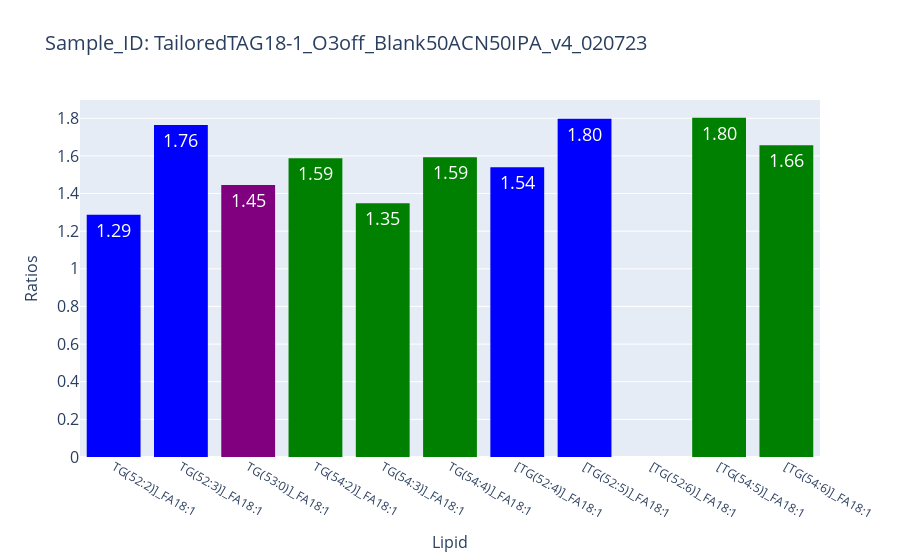
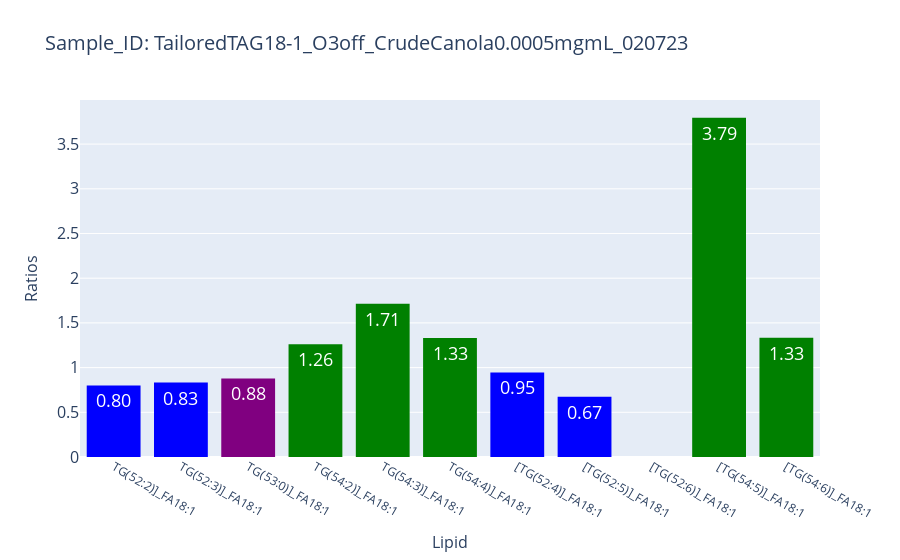
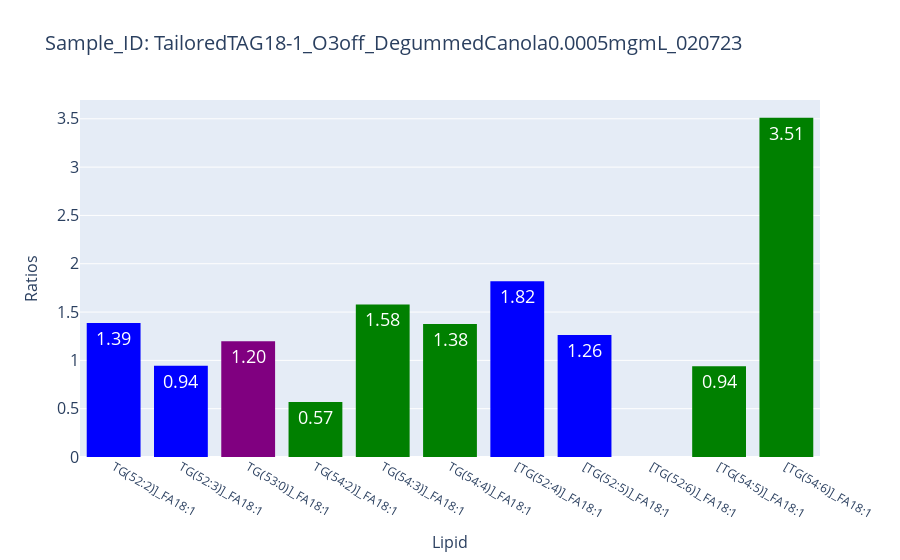
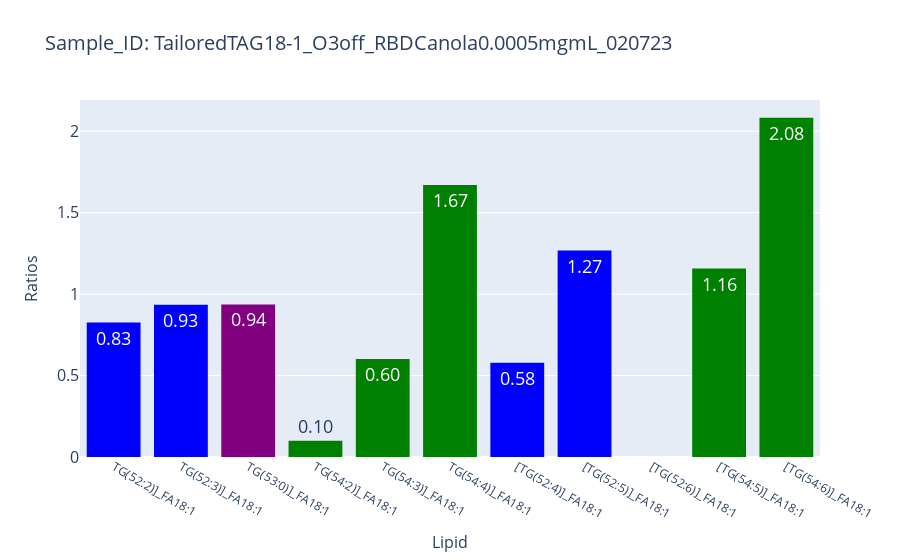

Here is the notebook cell these charts were saved with, in order:
### Markdown cell above
Visualizations

### Code cell
import plotly.express as px
import os

# Create the "Plots" directory if it doesn't exist
os.makedirs("Projects/canola/plots/", exist_ok=True)

#name of the folder to save plots
project_plots = "Projects/canola/plots/"

# Define color mappings for Lipid patterns
color_mapping = {
    '50': 'red',
    '51': 'brown',
    '52': 'blue',
    '53': 'purple',
    '54': 'green',
}

# Get the unique Sample_IDs
sample_ids = df_matched_4d['Sample_ID'].unique()

# Loop over the unique Sample_IDs
for sample_id in sample_ids:
    
    # Filter the dataframe for the current Sample_ID
    df_sample = df_matched_4d[df_matched_4d['Sample_ID'] == sample_id]
    
    # Assign colors to Lipids based on patterns
    lipid_colors = []
    for lipid in df_sample['Lipid']:
        color = 'gray'  # Default color
        for pattern, pattern_color in color_mapping.items():
            if pattern in lipid:
                color = pattern_color
                break
        lipid_colors.append(color)
    
    # Create the bar plot
    fig = px.bar(df_sample, x='Lipid', y='Ratios', text='Ratios', title=f'Bar Plot for Sample_ID: {sample_id}',
                 color_discrete_map=color_mapping)
    
    # Apply colors to the bars
    fig.update_traces(
        marker_color=lipid_colors,
        texttemplate='%{text:.2f}',
        textposition='auto',
        marker_line_width=0
    )
    
    # Customize the layout
    fig.update_layout(
        uniformtext_minsize=18,
        uniformtext_mode='hide',
        xaxis=dict(
            title='Lipid',
            titlefont=dict(size=16)
        ),
        yaxis=dict(
            title='Ratios',
            titlefont=dict(size=16),
            tickfont=dict(size=16)  # Set the font size of y-axis labels
        ),
        legend=dict(
            title='Lipid Patterns',
            tracegroupgap=50,
            itemsizing='constant'
        ),
        title=dict(
            text=f'Sample_ID: {sample_id}',
            font=dict(size=20)  # Set the title font size
        )
    )
    # Save the plot as an image
    file_name = project_plots + f"/plot_{sample_id}.png"

    # Check if the file already exists
    index = 1
    while os.path.exists(file_name):
        file_name = project_plots + f"/plot_{sample_id}_{index}.png"
        index += 1

    fig.write_image(file_name)
    # Show plot
    fig.show()

### Figure 1 — Plotly figure (JSON) as saved in the notebook; plotly's stock layout.template omitted (floating-point values rounded to 4 significant figures)
{"data": [{"alignmentgroup": "True", "hovertemplate": "Lipid=%{x}<br>Ratios=%{text}<extra></extra>", "legendgroup": "", "marker": {"color": ["blue", "blue", "blue", "blue", "blue", "blue", "purple", "purple", "purple", "green", "green", "green", "green", "green", "green", "green", "green", "green", "blue", "blue", "blue", "blue", "blue", "blue", "blue", "blue", "green", "green", "green", "green", "green", "green"], "line": {"width": 0}}, "name": "", "offsetgroup": "", "orientation": "v", "showlegend": false, "text": [1.288, null, null, 1.765, null, null, 1.445, null, null, 1.588, null, null, 1.349, null, null, 1.594, null, null, 1.54, null, null, 1.798, null, null, null, null, 1.802, null, null, 1.657, null, null], "textposition": "auto", "texttemplate": "%{text:.2f}", "type": "bar", "x": ["TG(52:2)]_FA18:1", "TG(52:2)]_FA18:1", "TG(52:2)]_FA18:1", "TG(52:3)]_FA18:1", "TG(52:3)]_FA18:1", "TG(52:3)]_FA18:1", "TG(53:0)]_FA18:1", "TG(53:0)]_FA18:1", "TG(53:0)]_FA18:1", "TG(54:2)]_FA18:1", "TG(54:2)]_FA18:1", "TG(54:2)]_FA18:1", "TG(54:3)]_FA18:1", "TG(54:3)]_FA18:1", "TG(54:3)]_FA18:1", "TG(54:4)]_FA18:1", "TG(54:4)]_FA18:1", "TG(54:4)]_FA18:1", "[TG(52:4)]_FA18:1", "[TG(52:4)]_FA18:1", "[TG(52:4)]_FA18:1", "[TG(52:5)]_FA18:1", "[TG(52:5)]_FA18:1", "[TG(52:5)]_FA18:1", "[TG(52:6)]_FA18:1", "[TG(52:6)]_FA18:1", "[TG(54:5)]_FA18:1", "[TG(54:5)]_FA18:1", "[TG(54:5)]_FA18:1", "[TG(54:6)]_FA18:1", "[TG(54:6)]_FA18:1", "[TG(54:6)]_FA18:1"], "xaxis": "x", "y": [1.288, null, null, 1.765, null, null, 1.445, null, null, 1.588, null, null, 1.349, null, null, 1.594, null, null, 1.54, null, null, 1.798, null, null, null, null, 1.802, null, null, 1.657, null, null], "yaxis": "y"}], "layout": {"barmode": "relative", "legend": {"itemsizing": "constant", "title": {"text": "Lipid Patterns"}, "tracegroupgap": 50}, "title": {"font": {"size": 20}, "text": "Sample_ID: TailoredTAG18-1_O3off_Blank50ACN50IPA_v4_020723"}, "uniformtext": {"minsize": 18, "mode": "hide"}, "xaxis": {"anchor": "y", "domain": [0, 1], "title": {"font": {"size": 16}, "text": "Lipid"}}, "yaxis": {"anchor": "x", "domain": [0, 1], "tickfont": {"size": 16}, "title": {"font": {"size": 16}, "text": "Ratios"}}}}

### Figure 2 — Plotly figure (JSON) as saved in the notebook; plotly's stock layout.template omitted (floating-point values rounded to 4 significant figures)
{"data": [{"alignmentgroup": "True", "hovertemplate": "Lipid=%{x}<br>Ratios=%{text}<extra></extra>", "legendgroup": "", "marker": {"color": ["blue", "blue", "blue", "blue", "blue", "blue", "purple", "purple", "purple", "green", "green", "green", "green", "green", "green", "green", "green", "green", "blue", "blue", "blue", "blue", "blue", "blue", "blue", "blue", "green", "green", "green", "green", "green", "green"], "line": {"width": 0}}, "name": "", "offsetgroup": "", "orientation": "v", "showlegend": false, "text": [0.8011, null, null, 0.8322, null, null, 0.8784, null, null, 1.261, null, null, 1.714, null, null, 1.331, null, null, 0.9454, null, null, 0.6743, null, null, null, null, 3.793, null, null, 1.334, null, null], "textposition": "auto", "texttemplate": "%{text:.2f}", "type": "bar", "x": ["TG(52:2)]_FA18:1", "TG(52:2)]_FA18:1", "TG(52:2)]_FA18:1", "TG(52:3)]_FA18:1", "TG(52:3)]_FA18:1", "TG(52:3)]_FA18:1", "TG(53:0)]_FA18:1", "TG(53:0)]_FA18:1", "TG(53:0)]_FA18:1", "TG(54:2)]_FA18:1", "TG(54:2)]_FA18:1", "TG(54:2)]_FA18:1", "TG(54:3)]_FA18:1", "TG(54:3)]_FA18:1", "TG(54:3)]_FA18:1", "TG(54:4)]_FA18:1", "TG(54:4)]_FA18:1", "TG(54:4)]_FA18:1", "[TG(52:4)]_FA18:1", "[TG(52:4)]_FA18:1", "[TG(52:4)]_FA18:1", "[TG(52:5)]_FA18:1", "[TG(52:5)]_FA18:1", "[TG(52:5)]_FA18:1", "[TG(52:6)]_FA18:1", "[TG(52:6)]_FA18:1", "[TG(54:5)]_FA18:1", "[TG(54:5)]_FA18:1", "[TG(54:5)]_FA18:1", "[TG(54:6)]_FA18:1", "[TG(54:6)]_FA18:1", "[TG(54:6)]_FA18:1"], "xaxis": "x", "y": [0.8011, null, null, 0.8322, null, null, 0.8784, null, null, 1.261, null, null, 1.714, null, null, 1.331, null, null, 0.9454, null, null, 0.6743, null, null, null, null, 3.793, null, null, 1.334, null, null], "yaxis": "y"}], "layout": {"barmode": "relative", "legend": {"itemsizing": "constant", "title": {"text": "Lipid Patterns"}, "tracegroupgap": 50}, "title": {"font": {"size": 20}, "text": "Sample_ID: TailoredTAG18-1_O3off_CrudeCanola0.0005mgmL_020723"}, "uniformtext": {"minsize": 18, "mode": "hide"}, "xaxis": {"anchor": "y", "domain": [0, 1], "title": {"font": {"size": 16}, "text": "Lipid"}}, "yaxis": {"anchor": "x", "domain": [0, 1], "tickfont": {"size": 16}, "title": {"font": {"size": 16}, "text": "Ratios"}}}}

### Figure 3 — Plotly figure (JSON) as saved in the notebook; plotly's stock layout.template omitted (floating-point values rounded to 4 significant figures)
{"data": [{"alignmentgroup": "True", "hovertemplate": "Lipid=%{x}<br>Ratios=%{text}<extra></extra>", "legendgroup": "", "marker": {"color": ["blue", "blue", "blue", "blue", "blue", "blue", "purple", "purple", "purple", "green", "green", "green", "green", "green", "green", "green", "green", "green", "blue", "blue", "blue", "blue", "blue", "blue", "blue", "blue", "green", "green", "green", "green", "green", "green"], "line": {"width": 0}}, "name": "", "offsetgroup": "", "orientation": "v", "showlegend": false, "text": [1.387, null, null, 0.9432, null, null, 1.199, null, null, 0.5679, null, null, 1.579, null, null, 1.376, null, null, 1.819, null, null, 1.263, null, null, null, null, 0.9389, null, null, 3.51, null, null], "textposition": "auto", "texttemplate": "%{text:.2f}", "type": "bar", "x": ["TG(52:2)]_FA18:1", "TG(52:2)]_FA18:1", "TG(52:2)]_FA18:1", "TG(52:3)]_FA18:1", "TG(52:3)]_FA18:1", "TG(52:3)]_FA18:1", "TG(53:0)]_FA18:1", "TG(53:0)]_FA18:1", "TG(53:0)]_FA18:1", "TG(54:2)]_FA18:1", "TG(54:2)]_FA18:1", "TG(54:2)]_FA18:1", "TG(54:3)]_FA18:1", "TG(54:3)]_FA18:1", "TG(54:3)]_FA18:1", "TG(54:4)]_FA18:1", "TG(54:4)]_FA18:1", "TG(54:4)]_FA18:1", "[TG(52:4)]_FA18:1", "[TG(52:4)]_FA18:1", "[TG(52:4)]_FA18:1", "[TG(52:5)]_FA18:1", "[TG(52:5)]_FA18:1", "[TG(52:5)]_FA18:1", "[TG(52:6)]_FA18:1", "[TG(52:6)]_FA18:1", "[TG(54:5)]_FA18:1", "[TG(54:5)]_FA18:1", "[TG(54:5)]_FA18:1", "[TG(54:6)]_FA18:1", "[TG(54:6)]_FA18:1", "[TG(54:6)]_FA18:1"], "xaxis": "x", "y": [1.387, null, null, 0.9432, null, null, 1.199, null, null, 0.5679, null, null, 1.579, null, null, 1.376, null, null, 1.819, null, null, 1.263, null, null, null, null, 0.9389, null, null, 3.51, null, null], "yaxis": "y"}], "layout": {"barmode": "relative", "legend": {"itemsizing": "constant", "title": {"text": "Lipid Patterns"}, "tracegroupgap": 50}, "title": {"font": {"size": 20}, "text": "Sample_ID: TailoredTAG18-1_O3off_DegummedCanola0.0005mgmL_020723"}, "uniformtext": {"minsize": 18, "mode": "hide"}, "xaxis": {"anchor": "y", "domain": [0, 1], "title": {"font": {"size": 16}, "text": "Lipid"}}, "yaxis": {"anchor": "x", "domain": [0, 1], "tickfont": {"size": 16}, "title": {"font": {"size": 16}, "text": "Ratios"}}}}

### Figure 4 — Plotly figure (JSON) as saved in the notebook; plotly's stock layout.template omitted (floating-point values rounded to 4 significant figures)
{"data": [{"alignmentgroup": "True", "hovertemplate": "Lipid=%{x}<br>Ratios=%{text}<extra></extra>", "legendgroup": "", "marker": {"color": ["blue", "blue", "blue", "blue", "blue", "blue", "purple", "purple", "purple", "green", "green", "green", "green", "green", "green", "green", "green", "green", "blue", "blue", "blue", "blue", "blue", "blue", "blue", "blue", "green", "green", "green", "green", "green", "green"], "line": {"width": 0}}, "name": "", "offsetgroup": "", "orientation": "v", "showlegend": false, "text": [0.8253, null, null, 0.9344, null, null, 0.9362, null, null, 0.09918, null, null, 0.6021, null, null, 1.669, null, null, 0.5792, null, null, 1.268, null, null, null, null, 1.157, null, null, 2.082, null, null], "textposition": "auto", "texttemplate": "%{text:.2f}", "type": "bar", "x": ["TG(52:2)]_FA18:1", "TG(52:2)]_FA18:1", "TG(52:2)]_FA18:1", "TG(52:3)]_FA18:1", "TG(52:3)]_FA18:1", "TG(52:3)]_FA18:1", "TG(53:0)]_FA18:1", "TG(53:0)]_FA18:1", "TG(53:0)]_FA18:1", "TG(54:2)]_FA18:1", "TG(54:2)]_FA18:1", "TG(54:2)]_FA18:1", "TG(54:3)]_FA18:1", "TG(54:3)]_FA18:1", "TG(54:3)]_FA18:1", "TG(54:4)]_FA18:1", "TG(54:4)]_FA18:1", "TG(54:4)]_FA18:1", "[TG(52:4)]_FA18:1", "[TG(52:4)]_FA18:1", "[TG(52:4)]_FA18:1", "[TG(52:5)]_FA18:1", "[TG(52:5)]_FA18:1", "[TG(52:5)]_FA18:1", "[TG(52:6)]_FA18:1", "[TG(52:6)]_FA18:1", "[TG(54:5)]_FA18:1", "[TG(54:5)]_FA18:1", "[TG(54:5)]_FA18:1", "[TG(54:6)]_FA18:1", "[TG(54:6)]_FA18:1", "[TG(54:6)]_FA18:1"], "xaxis": "x", "y": [0.8253, null, null, 0.9344, null, null, 0.9362, null, null, 0.09918, null, null, 0.6021, null, null, 1.669, null, null, 0.5792, null, null, 1.268, null, null, null, null, 1.157, null, null, 2.082, null, null], "yaxis": "y"}], "layout": {"barmode": "relative", "legend": {"itemsizing": "constant", "title": {"text": "Lipid Patterns"}, "tracegroupgap": 50}, "title": {"font": {"size": 20}, "text": "Sample_ID: TailoredTAG18-1_O3off_RBDCanola0.0005mgmL_020723"}, "uniformtext": {"minsize": 18, "mode": "hide"}, "xaxis": {"anchor": "y", "domain": [0, 1], "title": {"font": {"size": 16}, "text": "Lipid"}}, "yaxis": {"anchor": "x", "domain": [0, 1], "tickfont": {"size": 16}, "title": {"font": {"size": 16}, "text": "Ratios"}}}}
